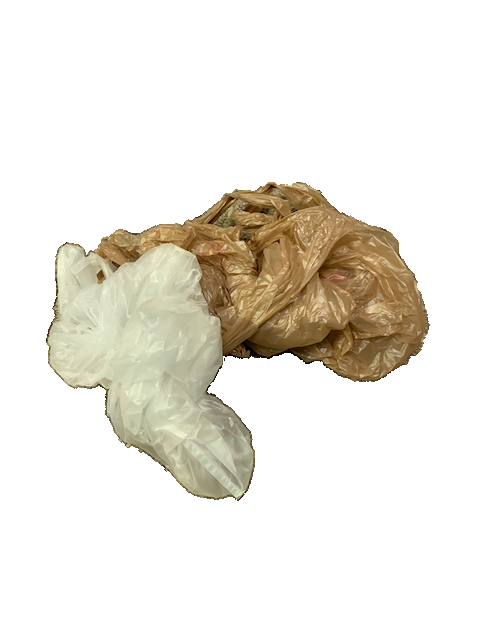
#> input picture exploration/remove_bg/test_images/001-clear.png, 480 x 640 px
$ jupyter execute --allow-errors 03-png-to-binary-mask.ipynb
#> lines starting #> are read from the running program, lines starting #| are printed output that depends on the picture
# Create Binary Mask from PNG

by _Tobias Reaper_

The goal of this notebook is to write a script that programmatically creates binary masks (white / black) from a PNGs files with transparent backgrounds.
These masks will be used to generate COCO-formatted datasets, which will in turn be used to train a Detectron2 object detection model.

Resources:

- [Image segmentation using color spaces in opencv + python](https://realpython.com/python-opencv-color-spaces/)
- [Object detection via color-based image segmentation using python](https://towardsdatascience.com/object-detection-via-color-based-image-segmentation-using-python-e9b7c72f0e11)

Note:

> Although the images used in the notebooks in this repo is not huge, it is large enough that it is not included in this shared repository. The dataset before and after the conversion into the mask / COCO format is available at [tobias-fyi/neurecycle](https://github.com/tobias-fyi/neurecycle/tree/master/pycoco)

---

[cell 1]
# === Imports === #
import cv2
import numpy as np
import matplotlib.pyplot as plt

import os

[cell 2]
# === Load and view image === #
img1 = cv2.imread("test_images/001-clear.png")
#> img1 is the input picture: shape (640, 480, 3); mean B, G, R 223.5, 232, 235.8
img1 = cv2.cvtColor(img1, cv2.COLOR_BGR2RGB)

plt.imshow(img1)
plt.colorbar()
plt.show()
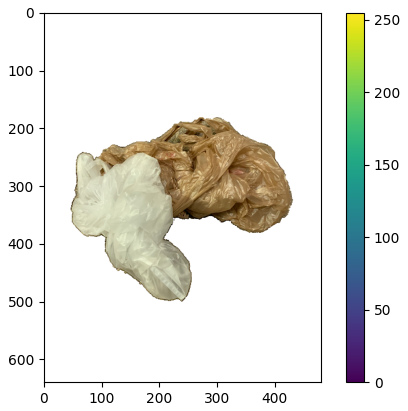
#> figure drawn by matplotlib, 2 panels

[cell 3]
# Use GrabCut to create mask
mask = np.zeros(img1.shape[:2], np.uint8)

# === Set up bg and fg models === #
bg_model = np.zeros((1, 65), np.float64)
fg_model = np.zeros((1, 65), np.float64)

# Define the rectangle with x, y, width, height
# In this case, the entire image
rect = (
    img1.shape[0] // 20,
    img1.shape[0] // 20,
    img1.shape[0] - 10,
    img1.shape[1] - 10
)
#> rect = (32, 32, 630, 470)

[cell 4]
# === Make the cut and grab that ish!~ === #
cv2.grabCut(img1, mask, rect, bg_model, fg_model, 5, cv2.GC_INIT_WITH_RECT)
mask = np.where((mask==2)|(mask==0),0,1).astype('uint8')
img1_masked = img1 * mask[:, :, np.newaxis]
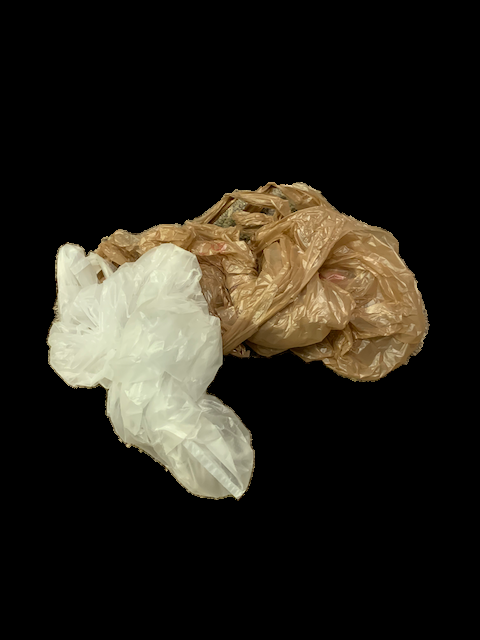
#> img1_masked: shape (640, 480, 3); mean R, G, B 38.5, 34.7, 26.2

plt.imshow(img1_masked)
plt.colorbar()
plt.show()
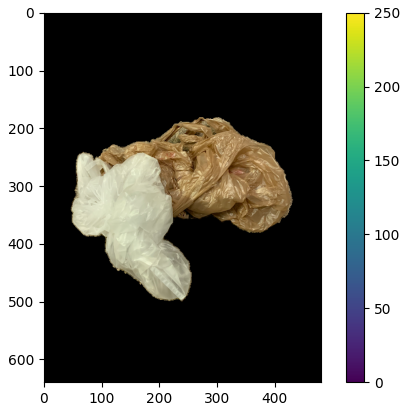
#> figure drawn by matplotlib, 2 panels

[cell 5]
# === Take a look at the mask === #
plt.imshow(mask)
plt.show()
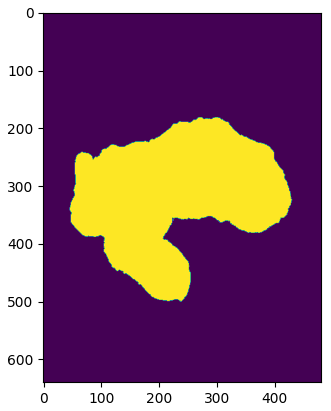
#> figure drawn by matplotlib, 1 panel

[cell 6]
# === Save mask using matplotlib === #
plt.imsave("mask1.png", mask)
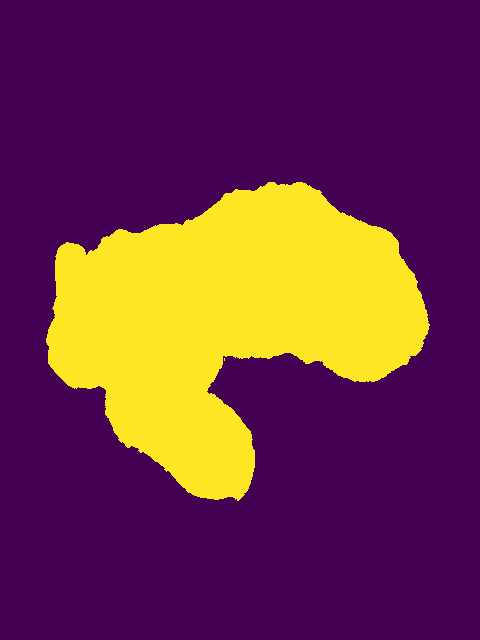
#> saved as mask1.png: shape (640, 480, 3); mean R, G, B 109.9, 53.1, 73.1

[cell 7]
# === Write the above code into a function === #

def png_to_mask(path_to_img, filename):
    """Creates a binary mask from a transparent PNG."""

    # Load image
    img = cv2.imread(path_to_img)
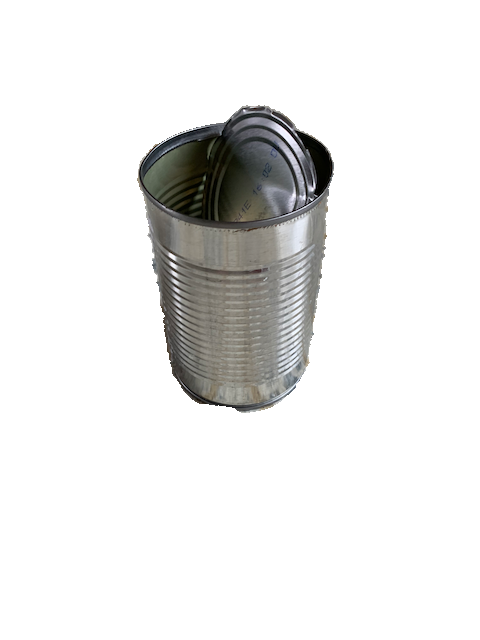
#> input picture exploration/remove_bg/test_images/metal_can_021.png, 480 x 640 px, found by its file name
#> img is the input picture: shape (640, 480, 3); mean B, G, R 232.9, 233.6, 233.6

    # Create blank mask of zeros
    mask = np.zeros(img.shape[:2], np.uint8)

    # Set up bg and fg models
    bg = np.zeros((1, 65), np.float64)
    fg = np.zeros((1, 65), np.float64)

    # Define the rectangle - hardcoded to use entire image
    rect = (
        img.shape[0] // 20,
        img.shape[0] // 20,
        img.shape[0] - 10,
        img.shape[1] - 10
    )
#> rect = (32, 32, 630, 470)

    # Make the cut and grabby grabby the mask
    cv2.grabCut(img, mask, rect, bg, fg, 5, cv2.GC_INIT_WITH_RECT)
    mask = np.where((mask==2)|(mask==0),0,1).astype('uint8')

    # Save mask to file
    plt.imsave(filename, mask)
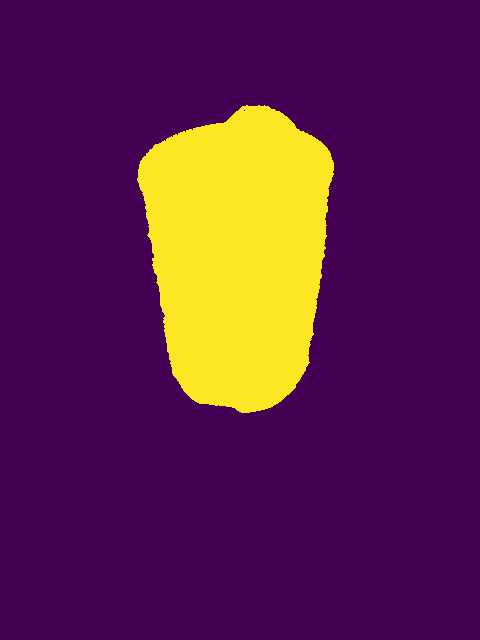
#> saved as metal_can_021_mask.png: shape (640, 480, 3); mean R, G, B 95.5, 35.1, 76.9
